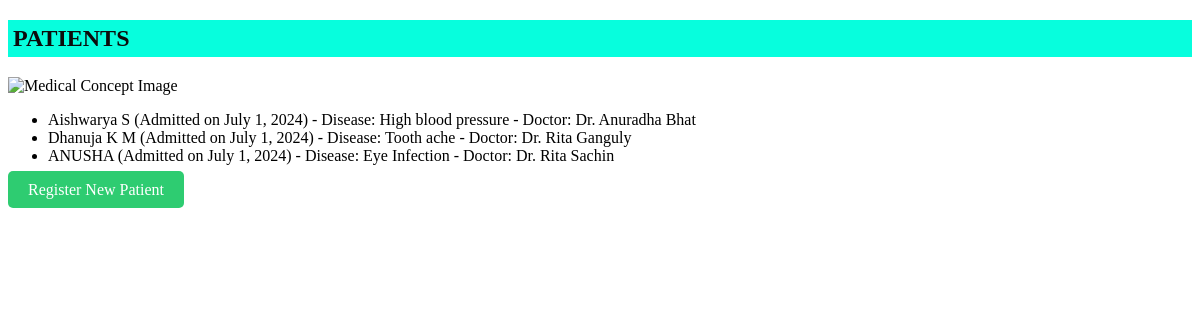
The app's page /patients/ with its own data.
### hospital/models.py (models this page shows, shortened)
class Patient(models.Model):
    name = models.CharField(max_length=200)
    doctor = models.ForeignKey(Doctor, on_delete=models.CASCADE)
    admission_date = models.DateField()
    disease = models.CharField(max_length=100)

class Doctor(models.Model):
    name = models.CharField(max_length=200)
    specialization = models.CharField(max_length=100)
    department = models.ForeignKey(Department, on_delete=models.CASCADE)

### hospital/views.py (the view)
# urls.py: path('patients/', views.patients, name='patients'),
def patients(request):
    patients = Patient.objects.all()
    if request.method == 'POST':
        form = PatientForm(request.POST)
        if form.is_valid():
            form.save()
            return redirect('patients')
    else:
        form = PatientForm()
    return render(request, 'patients.html', {'patients': patients, 'form': form})

### hospital/templates/patients.html (shortened to what this page needs)
<!DOCTYPE html>
<html>
<head>
</head>
<body>
    <h2>PATIENTS</h2>
    <div class="image-container">
        <img src="https://static.vecteezy.com/system/resources/previews/000/570/610/original/medical-concept-doctor-with-woman-patient-in-flat-cartoon-on-hospital-hall-vector.jpg" alt="Medical Concept Image">
    </div>
    <ul>
        {% for patient in patients %}
            <li>{{ patient.name }} (Admitted on {{ patient.admission_date }}) - Disease: {{ patient.disease }} - Doctor: {{ patient.doctor.name }}</li>
        {% endfor %}
    </ul>
    <p><a href="register_patient" class="register-btn">Register New Patient</a></p>
</body>
</html>

### hospital/templates/patients.html (style rules this page uses)
.image-container img { width: 450px; height: 400px; }
h2 { background-color: #07fedd; color: #0c0c0c; padding: 5px; text-align: left; clear: both; }
.register-btn { background-color: #2ecc71; color: #ffffff; border: none; padding: 10px 20px; font-size: 16px; cursor: pointer; border-radius: 5px; text-decoration: none; }

### records on screen
Patient: name "Aishwarya S", admission_date "July 1, 2024", disease "High blood pressure", doctor.name "Dr. Anuradha Bhat"
Patient: name "Dhanuja K M", admission_date "July 1, 2024", disease "Tooth ache", doctor.name "Dr. Rita Ganguly"
Patient: name "ANUSHA", admission_date "July 1, 2024", disease "Eye Infection", doctor.name "Dr. Rita Sachin"
